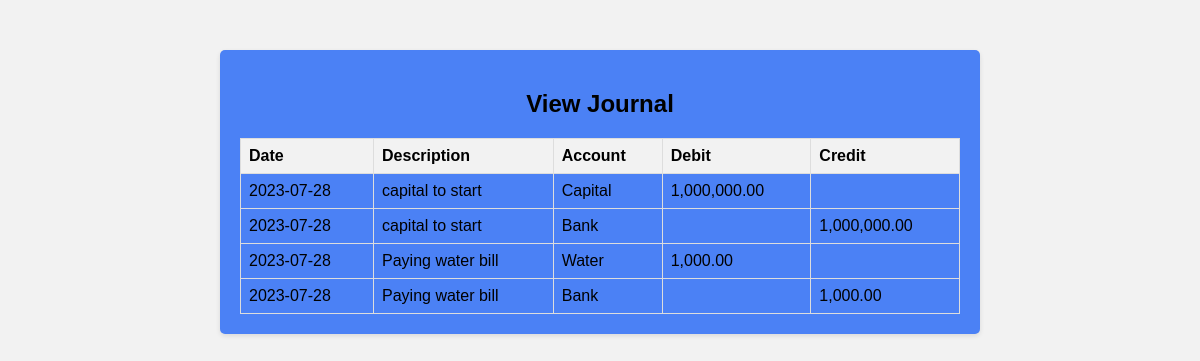
Page /pages/general_journal.php on the committed database.
### tables this page shows
CREATE TABLE `journalentries` (
  `entry_id` int(11) NOT NULL,
  `transaction_id` int(11) NOT NULL,
  `account_id` int(11) NOT NULL,
  `debit_amount` decimal(10,2) DEFAULT NULL,
  `credit_amount` decimal(10,2) DEFAULT NULL
);

CREATE TABLE `transactions` (
  `transaction_id` int(11) NOT NULL,
  `transaction_date` date NOT NULL,
  `description` text DEFAULT NULL
);

CREATE TABLE `accounts` (
  `account_id` int(11) NOT NULL,
  `account_name` varchar(255) NOT NULL,
  `account_type` enum('asset','expense','equity','liability','income') NOT NULL
);

### pages/general_journal.php (the view, shortened to what this page needs)
<!DOCTYPE html>
<html>
<head>
    <link rel="stylesheet" type="text/css" href="./css/styles.css">
</head>
<body>
    <div class="content"  style="background-color:#4b81f5;">
        <h2>View Journal</h2>
        <?php
        require_once "includes/connection.php";
        $sql = "SELECT t.transaction_id, t.transaction_date, t.description,
         j.account_id, j.debit_amount, j.credit_amount, a.account_name
  FROM Transactions t
  INNER JOIN JournalEntries j ON t.transaction_id = j.transaction_id
  INNER JOIN Accounts a ON j.account_id = a.account_id
  ORDER BY t.transaction_id";
        $result = $conn->query($sql);
        if ($result->num_rows > 0) {
            echo '<table>';
            echo '<tr><th>Date</th><th>Description</th><th>Account</th><th>Debit</th><th>Credit</th></tr>';
            while ($row = $result->fetch_assoc()) {
                echo '<tr>';
                echo '<td>' . $row['transaction_date'] . '</td>';
                echo '<td>' . $row['description'] . '</td>';
                echo '<td>' . $row['account_name'] . '</td>';
                echo '<td>' . ($row['debit_amount'] == "0.00" ? '' : number_format($row['debit_amount'], 2, '.', ',') ) . '</td>';
                echo '<td>' . ($row['credit_amount'] == "0.00" ? '' : number_format($row['credit_amount'], 2, '.', ',') ) . '</td>';
                echo '</tr>';
            }
            echo '</table>';
        } else {
            echo 'Record transaction first.';
        }
        ?>
    </div>
</body>
</html>

### pages/css/styles.css (style rules this page uses)
body { margin: 0; padding: 0; font-family: Arial, sans-serif; }
body { font-family: Arial, sans-serif; background-color: #f2f2f2; }
.content { max-width: 60%; margin: 0 auto; padding: 20px; margin-top: 50px; background-color: #ffffff; border-radius: 5px; box-shadow: 0 2px 5px rgba(0, 0, 0, 0.1); }
h2 { text-align: center; }
table { width: 100%; border-collapse: collapse; margin-top: 20px; }
th, td { border: 1px solid #ddd; padding: 8px; text-align: left; }
th { background-color: #f2f2f2; }

### rows in the picture
journalentries: transaction.transaction_date "2023-07-28", transaction.description "capital to start", account.account_name "Capital", debit_amount "1,000,000.00"
journalentries: transaction.transaction_date "2023-07-28", transaction.description "capital to start", account.account_name "Bank", credit_amount "1,000,000.00"
journalentries: transaction.transaction_date "2023-07-28", transaction.description "Paying water bill", account.account_name "Water", debit_amount "1,000.00"
journalentries: transaction.transaction_date "2023-07-28", transaction.description "Paying water bill", account.account_name "Bank", credit_amount "1,000.00"
